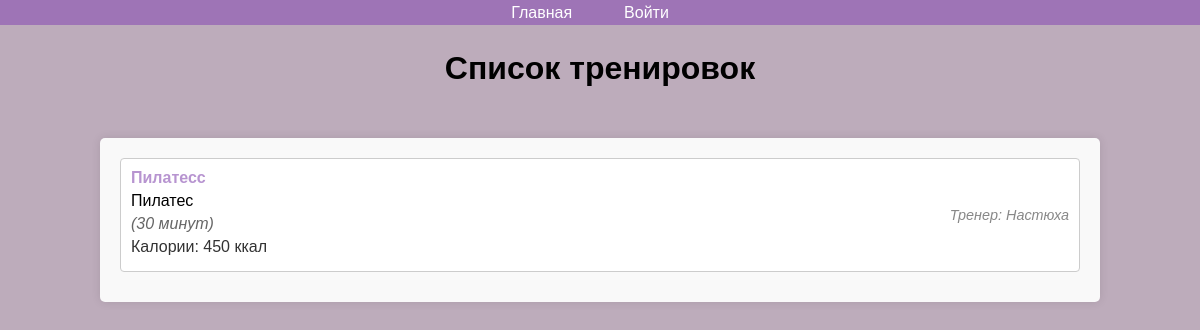
/train_list.php?training_type=3, run on an earlier commit of the app's database.
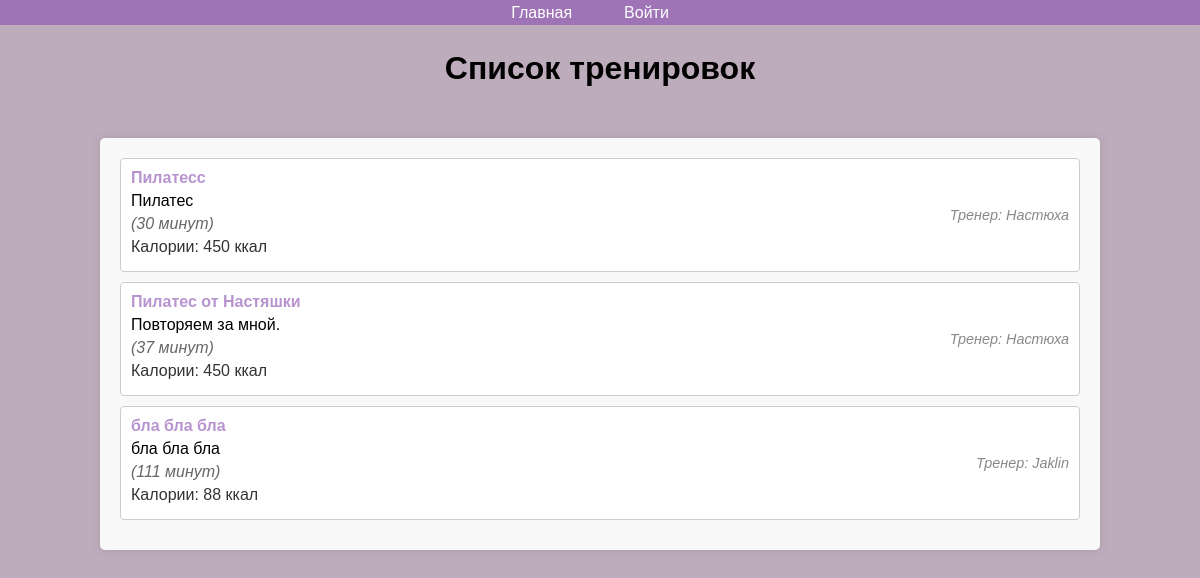
And on a later commit of the database.
### tables this page shows
CREATE TABLE `training_programs` (
  `id` int(11) NOT NULL AUTO_INCREMENT,
  `name` varchar(255) DEFAULT NULL,
  `description` text DEFAULT NULL,
  `duration` int(11) DEFAULT NULL,
  `calories_burned` int(11) DEFAULT NULL,
  `training_name` varchar(255) DEFAULT NULL,
  `training_type_id` int(11) DEFAULT NULL,
  `created_by` int(11) DEFAULT NULL,
  `created_at` timestamp NOT NULL DEFAULT current_timestamp(),
  `status` enum('pending','approved','rejected') DEFAULT 'pending',
  PRIMARY KEY (`id`),
  KEY `training_type_id` (`training_type_id`),
  KEY `created_by` (`created_by`),
  CONSTRAINT `training_programs_ibfk_1` FOREIGN KEY (`training_type_id`) REFERENCES `training_types` (`id`) ON DELETE SET NULL,
  CONSTRAINT `training_programs_ibfk_2` FOREIGN KEY (`created_by`) REFERENCES `users` (`id`) ON DELETE CASCADE
);

CREATE TABLE `users` (
  `id` int(11) NOT NULL AUTO_INCREMENT,
  `username` varchar(255) DEFAULT NULL,
  `email` varchar(255) DEFAULT NULL,
  `password_hash` varchar(255) DEFAULT NULL,
  `age` int(11) DEFAULT NULL,
  `weight` float DEFAULT NULL,
  `height` float DEFAULT NULL,
  `gender` enum('male','female') DEFAULT NULL,
  `activity_level` enum('sedentary','light','moderate','active','very_active') DEFAULT NULL,
  `daily_calories` decimal(10,2) DEFAULT NULL,
  `created_at` timestamp NOT NULL DEFAULT current_timestamp(),
  `role_id` int(11) DEFAULT NULL,
  `trainer_rating` float(3,1) DEFAULT NULL,
  PRIMARY KEY (`id`),
  UNIQUE KEY `email` (`email`),
  KEY `role_id` (`role_id`),
  CONSTRAINT `users_ibfk_1` FOREIGN KEY (`role_id`) REFERENCES `roles` (`id`)
);

### train_list.php (the view, shortened to what this page needs)
<?php
include 'navbar.php';
if (isset($_GET['training_type'])) {
    $training_type_id = $_GET['training_type'];
    $stmt = $conn->prepare("
        SELECT
            t.id,
            t.name,
            t.description,
            t.duration,
            t.calories_burned,
            u.username AS trainer_name
        FROM training_programs t
        JOIN users u ON t.created_by = u.id
        WHERE t.training_type_id = ? AND t.status = 'approved'
    ");
    $stmt->bind_param("i", $training_type_id);
    $stmt->execute();
    $programs = $stmt->get_result()->fetch_all(MYSQLI_ASSOC);
}
?>
<!DOCTYPE html>
<html lang="ru">
<head>
</head>
<body>
<h1>Список тренировок</h1>
<div class="container">
    <?php if (!empty($programs)): ?>
        <ul class="program-list">
            <?php foreach ($programs as $program): ?>
                <li>
                    <div>
                        <a href="training_details.php?id=<?php echo $program['id']; ?>"><?php echo htmlspecialchars($program['name']); ?></a>
                        <p><?php echo htmlspecialchars($program['description']); ?></p>
                        <p class="duration">(<?php echo htmlspecialchars($program['duration']); ?> минут)</p>
                        <p class="calories">Калории: <?php echo htmlspecialchars($program['calories_burned']); ?> ккал</p>
                    </div>
                    <div class="trainer-info">
                        Тренер: <?php echo htmlspecialchars($program['trainer_name']); ?>
                    </div>
                </li>
            <?php endforeach; ?>
        </ul>
    <?php else: ?>
        <p>Тренировки данного типа отсутствуют.</p>
    <?php endif; ?>
</div>
</body>
</html>

What changed in the data, as far as the page shows it:
now on this page (row edited): training_programs: name "Пилатес от Настяшки", description "Повторяем за мной.", duration "37", calories_burned "450", created_by.username "Настюха"
now on this page (row edited): training_programs: name "бла бла бла", description "бла бла бла", duration "111", calories_burned "88", created_by.username "Jaklin"
